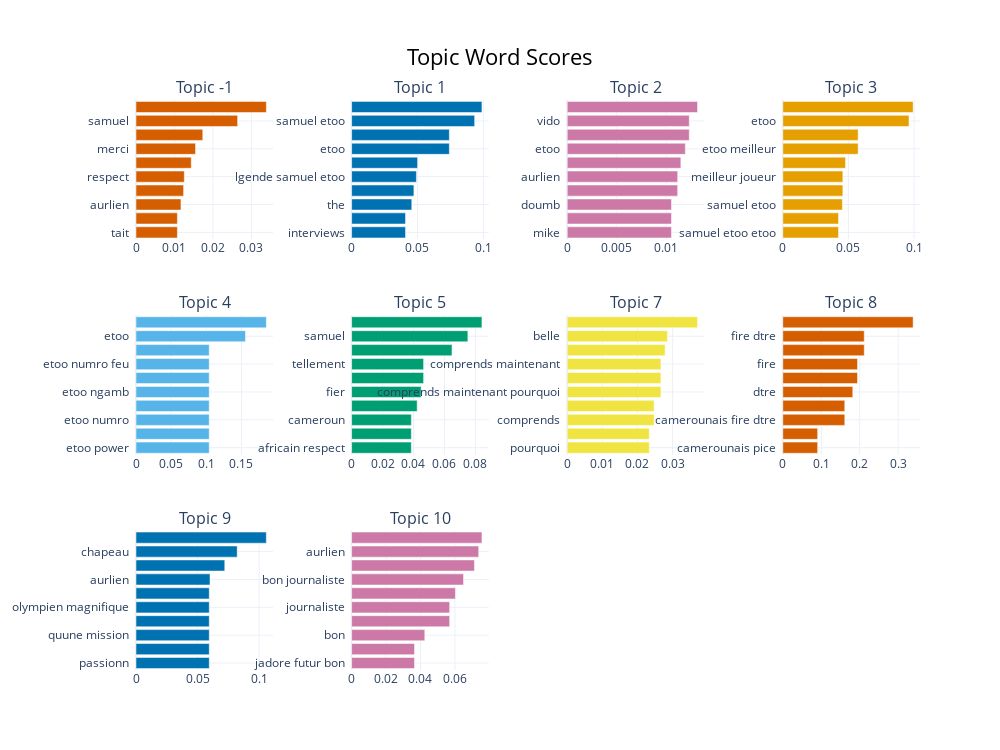

Source (notebook cell):
### Code cell
topic_model.visualize_barchart(n_words=10, topics=[-1, 1,2,3,4,5,7,8,9,10 ] )

### Figure 1 — Plotly figure (JSON) as saved in the notebook; plotly's stock layout.template omitted (floating-point values rounded to 4 significant figures)
{"data": [{"marker": {"color": "#D55E00"}, "orientation": "h", "type": "bar", "x": [0.01076, 0.01076, 0.01169, 0.01237, 0.01256, 0.01436, 0.01548, 0.01736, 0.02642, 0.03389], "xaxis": "x", "y": ["tait  ", "vu  ", "aurlien  ", "camerounais  ", "respect  ", "meilleur  ", "merci  ", "samuel etoo  ", "samuel  ", "etoo  "], "yaxis": "y"}, {"marker": {"color": "#0072B2"}, "orientation": "h", "type": "bar", "x": [0.04091, 0.04091, 0.04567, 0.04728, 0.04919, 0.05008, 0.07416, 0.07418, 0.09337, 0.09891], "xaxis": "x2", "y": ["interviews  ", "etoo masterclass  ", "the  ", "lgende samuel  ", "lgende samuel etoo  ", "masterclass  ", "etoo  ", "lgende  ", "samuel etoo  ", "samuel  "], "yaxis": "y2"}, {"marker": {"color": "#CC79A7"}, "orientation": "h", "type": "bar", "x": [0.01052, 0.01052, 0.01052, 0.01115, 0.01115, 0.01147, 0.01192, 0.01232, 0.01232, 0.01316], "xaxis": "x3", "y": ["mike  ", "cdric  ", "doumb  ", "grand  ", "aurlien  ", "maignan  ", "etoo  ", "parole  ", "vido  ", "terrain  "], "yaxis": "y3"}, {"marker": {"color": "#E69F00"}, "orientation": "h", "type": "bar", "x": [0.04243, 0.04243, 0.04539, 0.04575, 0.04575, 0.04779, 0.05739, 0.05739, 0.09613, 0.0993], "xaxis": "x4", "y": ["samuel etoo etoo  ", "monsieur etoo  ", "samuel etoo  ", "etoo etoo meilleur  ", "meilleur joueur  ", "homme  ", "etoo meilleur  ", "etoo etoo  ", "etoo  ", "meilleur  "], "yaxis": "y4"}, {"marker": {"color": "#56B4E9"}, "orientation": "h", "type": "bar", "x": [0.1042, 0.1042, 0.1042, 0.1042, 0.1042, 0.1042, 0.1042, 0.1042, 0.1557, 0.1854], "xaxis": "x5", "y": ["etoo power  ", "power international  ", "etoo numro  ", "power international etoo  ", "etoo ngamb  ", "cameroun gagne  ", "etoo numro feu  ", "bni  ", "etoo  ", "cameroun  "], "yaxis": "y5"}, {"marker": {"color": "#009E73"}, "orientation": "h", "type": "bar", "x": [0.0386, 0.0386, 0.03862, 0.04238, 0.04495, 0.04654, 0.04654, 0.06489, 0.07516, 0.08425], "xaxis": "x6", "y": ["africain respect  ", "best  ", "cameroun  ", "africain  ", "fier  ", "legende  ", "tellement  ", "etoo  ", "samuel  ", "samuel etoo  "], "yaxis": "y6"}, {"marker": {"color": "#F0E442"}, "orientation": "h", "type": "bar", "x": [0.02335, 0.02335, 0.02473, 0.02473, 0.02666, 0.02666, 0.02666, 0.02785, 0.02852, 0.03709], "xaxis": "x7", "y": ["pourquoi  ", "africaine  ", "comprends  ", "maintenant  ", "comprends maintenant pourquoi  ", "maintenant pourquoi  ", "comprends maintenant  ", "lafrique  ", "belle  ", "coupe  "], "yaxis": "y7"}, {"marker": {"color": "#D55E00"}, "orientation": "h", "type": "bar", "x": [0.09058, 0.09058, 0.1611, 0.1611, 0.1819, 0.1943, 0.1943, 0.2117, 0.2117, 0.3388], "xaxis": "x8", "y": ["camerounais pice  ", "forcment linterview qualit  ", "camerounais fire dtre  ", "camerounais fire  ", "dtre  ", "dtre camerounais  ", "fire  ", "fire dtre camerounais  ", "fire dtre  ", "camerounais  "], "yaxis": "y8"}, {"marker": {"color": "#0072B2"}, "orientation": "h", "type": "bar", "x": [0.05952, 0.05952, 0.05952, 0.05952, 0.05952, 0.05952, 0.06012, 0.07212, 0.0822, 0.1059], "xaxis": "x9", "y": ["passionn  ", "tchaouameni  ", "quune mission  ", "seul pasteur lonction  ", "olympien magnifique  ", "intelligence bon animateur  ", "aurlien  ", "masterclass  ", "chapeau  ", "classe  "], "yaxis": "y9"}, {"marker": {"color": "#CC79A7"}, "orientation": "h", "type": "bar", "x": [0.03655, 0.03655, 0.04252, 0.05695, 0.05695, 0.06029, 0.06501, 0.07137, 0.07383, 0.07571], "xaxis": "x10", "y": ["jadore futur bon  ", "main matre excellente  ", "bon  ", "foot  ", "journaliste  ", "aprs carrire  ", "bon journaliste  ", "aprs  ", "aurlien  ", "carrire  "], "yaxis": "y10"}], "layout": {"annotations": [{"font": {"size": 16}, "showarrow": false, "text": "Topic -1", "x": 0.0875, "xanchor": "center", "xref": "paper", "y": 1, "yanchor": "bottom", "yref": "paper"}, {"font": {"size": 16}, "showarrow": false, "text": "Topic 1", "x": 0.3625, "xanchor": "center", "xref": "paper", "y": 1, "yanchor": "bottom", "yref": "paper"}, {"font": {"size": 16}, "showarrow": false, "text": "Topic 2", "x": 0.6375, "xanchor": "center", "xref": "paper", "y": 1, "yanchor": "bottom", "yref": "paper"}, {"font": {"size": 16}, "showarrow": false, "text": "Topic 3", "x": 0.9125, "xanchor": "center", "xref": "paper", "y": 1, "yanchor": "bottom", "yref": "paper"}, {"font": {"size": 16}, "showarrow": false, "text": "Topic 4", "x": 0.0875, "xanchor": "center", "xref": "paper", "y": 0.6222, "yanchor": "bottom", "yref": "paper"}, {"font": {"size": 16}, "showarrow": false, "text": "Topic 5", "x": 0.3625, "xanchor": "center", "xref": "paper", "y": 0.6222, "yanchor": "bottom", "yref": "paper"}, {"font": {"size": 16}, "showarrow": false, "text": "Topic 7", "x": 0.6375, "xanchor": "center", "xref": "paper", "y": 0.6222, "yanchor": "bottom", "yref": "paper"}, {"font": {"size": 16}, "showarrow": false, "text": "Topic 8", "x": 0.9125, "xanchor": "center", "xref": "paper", "y": 0.6222, "yanchor": "bottom", "yref": "paper"}, {"font": {"size": 16}, "showarrow": false, "text": "Topic 9", "x": 0.0875, "xanchor": "center", "xref": "paper", "y": 0.2444, "yanchor": "bottom", "yref": "paper"}, {"font": {"size": 16}, "showarrow": false, "text": "Topic 10", "x": 0.3625, "xanchor": "center", "xref": "paper", "y": 0.2444, "yanchor": "bottom", "yref": "paper"}], "height": 750, "hoverlabel": {"bgcolor": "white", "font": {"family": "Rockwell", "size": 16}}, "showlegend": false, "title": {"font": {"color": "Black", "size": 22}, "text": "Topic Word Scores", "x": 0.5, "xanchor": "center", "yanchor": "top"}, "width": 1000, "xaxis": {"anchor": "y", "domain": [0, 0.175], "showgrid": true}, "xaxis10": {"anchor": "y10", "domain": [0.275, 0.45], "showgrid": true}, "xaxis11": {"anchor": "y11", "domain": [0.55, 0.725], "showgrid": true}, "xaxis12": {"anchor": "y12", "domain": [0.825, 1], "showgrid": true}, "xaxis2": {"anchor": "y2", "domain": [0.275, 0.45], "showgrid": true}, "xaxis3": {"anchor": "y3", "domain": [0.55, 0.725], "showgrid": true}, "xaxis4": {"anchor": "y4", "domain": [0.825, 1], "showgrid": true}, "xaxis5": {"anchor": "y5", "domain": [0, 0.175], "showgrid": true}, "xaxis6": {"anchor": "y6", "domain": [0.275, 0.45], "showgrid": true}, "xaxis7": {"anchor": "y7", "domain": [0.55, 0.725], "showgrid": true}, "xaxis8": {"anchor": "y8", "domain": [0.825, 1], "showgrid": true}, "xaxis9": {"anchor": "y9", "domain": [0, 0.175], "showgrid": true}, "yaxis": {"anchor": "x", "domain": [0.7556, 1], "showgrid": true}, "yaxis10": {"anchor": "x10", "domain": [0, 0.2444], "showgrid": true}, "yaxis11": {"anchor": "x11", "domain": [0, 0.2444], "showgrid": true}, "yaxis12": {"anchor": "x12", "domain": [0, 0.2444], "showgrid": true}, "yaxis2": {"anchor": "x2", "domain": [0.7556, 1], "showgrid": true}, "yaxis3": {"anchor": "x3", "domain": [0.7556, 1], "showgrid": true}, "yaxis4": {"anchor": "x4", "domain": [0.7556, 1], "showgrid": true}, "yaxis5": {"anchor": "x5", "domain": [0.3778, 0.6222], "showgrid": true}, "yaxis6": {"anchor": "x6", "domain": [0.3778, 0.6222], "showgrid": true}, "yaxis7": {"anchor": "x7", "domain": [0.3778, 0.6222], "showgrid": true}, "yaxis8": {"anchor": "x8", "domain": [0.3778, 0.6222], "showgrid": true}, "yaxis9": {"anchor": "x9", "domain": [0, 0.2444], "showgrid": true}}}
